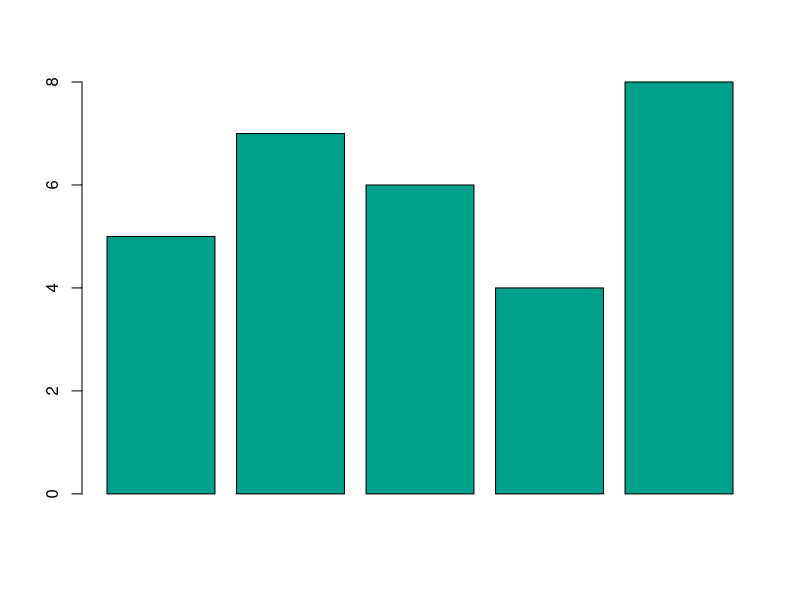

Here is the R script that generated this plot: (Note: this script raises an error after producing the figure.)
##############################################################################################
library(dplyr)
library(ggplot2)
library(ggpubr)

title_size = 15
pres_size = 13.5

lancet_red = "#AD002AFF"
lancet_dblue = "#00468BFF"
lancet_green = "#00A08A"
darjeeling_orange = "#F98400"
darjeeling_yellow = "#F2AD00"
darjeeling_green = "#00A08A"
darjeeling_blue = "#5BBCD6"
darjeeling_red = "#FF0000"
lancet_grey = "#ADB6B6FF"


temp <- c(5,7,6,4,8)
barplot(temp, col="#00A08A")
  
# PLOTS

# Stacked bar chart of breakdown of costs - Scenario 1

cbArt_costs <- costs_cbArt_list$Scenario1.cbArt.dr0.main %>% 
  select(year,mean) %>% 
  rename(`Community ART` = mean)

socArt_costs <- costs_socArt_list$Scenario1.socArt.dr0.main %>% 
  select(year, mean) %>% 
  rename(`Clinic ART` = mean)

hosp_costs <- costs_hosp_list$Scenario1.hosp.dr0.main %>% 
  select(year,mean) %>% 
  rename(Hospitalization=mean)

test_costs <- costs_test_list$Scenario1.test.dr0.main %>% 
  select(year,mean) %>% 
  rename(Testing=mean)

scen1_costs <- socArt_costs %>% 
  left_join(hosp_costs, by="year") %>% 
  reshape2::melt(id.var="year", measure.vars=c("Clinic ART", "Hospitalization"), value.name = "Cost") %>% 
  rename(Year=year,
         `Cost Category`=variable)

scen1_UI <- costs_total_list$Scenario1.total.dr0.main %>% 
  select(-c(mean, min, max)) %>% 
  reshape2::melt(id.vars = "year", measure.vars = c(2:26)) %>% 
  group_by(year) %>% 
  summarize(mean = mean(value),
            min = min(value),
            max = max(value))

p1 <- ggplot() + 
  geom_bar(data = scen1_costs, aes(fill=`Cost Category`, y=Cost/1e6, x=Year),
           position="stack", stat="identity") +
  geom_errorbar(data = scen1_UI, aes(x = year, ymin = min/1e6, ymax = max/1e6), width = 0.6) +
  scale_fill_manual(values = c(darjeeling_green,
                               lancet_dblue)) +
  ylab("Total cost (millions, 2020 USD)") + theme_bw() +
  theme(axis.title=element_text(size=pres_size),
        axis.text=element_text(size=pres_size),
        legend.title = element_blank(),
        legend.text = element_text(size = pres_size),
        title = element_text(size = title_size),
        legend.position = "bottom")  +
  ylim(0,650)  +
  ggtitle("A) Total Cost for Standard of Care Scenario")


# Stacked bar chart of breakdown of costs - Scenario 2

cbArt_costs <- costs_cbArt_list$Scenario2.cbArt.dr0.main %>% 
  select(year,mean) %>% 
  rename(`Community ART` = mean)

socArt_costs <- costs_socArt_list$Scenario2.socArt.dr0.main %>% 
  select(year, mean) %>% 
  rename(`Clinic ART` = mean)

hosp_costs <- costs_hosp_list$Scenario2.hosp.dr0.main %>% 
  select(year,mean) %>% 
  rename(Hospitalization=mean)

test_costs <- costs_test_list$Scenario2.test.dr0.main %>% 
  select(year,mean) %>% 
  rename(`Home Testing \n Campaign`=mean)

scen2_costs <- cbArt_costs %>% 
  left_join(socArt_costs, by = "year") %>% 
  left_join(hosp_costs, by="year") %>% 
  left_join(test_costs, by="year") %>% 
  reshape2::melt(id.var="year", measure.vars=c("Community ART","Clinic ART", "Hospitalization","Home Testing \n Campaign"), value.name = "Cost") %>% 
  rename(Year=year,
         `Cost Category` = variable)

scen2_UI <- costs_total_list$Scenario2.total.dr0.main %>% 
  select(-c(mean, min, max)) %>% 
  reshape2::melt(id.vars = "year", measure.vars = c(2:26)) %>% 
  group_by(year) %>% 
  summarize(mean = mean(value),
            min = min(value),
            max = max(value))

p3 <- ggplot() + 
  geom_bar(data = scen2_costs, aes(fill=`Cost Category`, y=Cost/1e6, x=Year),
           position="stack", stat="identity") +
  geom_errorbar(data = scen2_UI, aes(x = year, ymin = min/1e6, ymax = max/1e6), width = 0.6) +
  scale_fill_manual(values = c(darjeeling_yellow,
                               darjeeling_green,
                               lancet_dblue,
                               lancet_red)) +
  ylab("Total cost (millions, 2020 USD)") + theme_bw() +
  theme(axis.title=element_text(size=pres_size),
        axis.text=element_text(size=pres_size),
        legend.title = element_blank(),
        legend.text = element_text(size = pres_size),
        title = element_text(size = title_size),
        legend.position = "bottom")  +
  ylim(0,650) +
  ggtitle("B) Total Cost for Home Testing + Community ART Scenario")

  # Stacked bar chart of breakdown of costs - Scenario 2a
 
  socArt_costs <- costs_socArt_list$Scenario2a.socArt.dr0.main %>% 
    select(year, mean) %>% 
    rename(`Clinic ART` = mean)
  
  hosp_costs <- costs_hosp_list$Scenario2a.hosp.dr0.main %>% 
    select(year,mean) %>% 
    rename(Hospitalization=mean)
  
  test_costs <- costs_test_list$Scenario2a.test.dr0.main %>% 
    select(year,mean) %>% 
    rename(`Home Testing \n Campaign`=mean)
  
  scen2a_costs <- socArt_costs %>% 
    left_join(hosp_costs, by="year") %>% 
    left_join(test_costs, by="year") %>% 
    reshape2::melt(id.var="year", measure.vars=c("Clinic ART", "Hospitalization","Home Testing \n Campaign"), value.name = "Cost") %>% 
    rename(Year=year,
           `Cost Category`=variable)
  
  
  scen2a_UI <- costs_total_list$Scenario2a.total.dr0.main %>% 
    select(-c(mean, min, max)) %>% 
    reshape2::melt(id.vars = "year", measure.vars = c(2:26)) %>% 
    group_by(year) %>% 
    summarize(mean = mean(value),
              min = min(value),
              max = max(value))
  
  p2 <- ggplot() + 
    geom_bar(data = scen2a_costs, aes(fill=`Cost Category`, y=Cost/1e6, x=Year),
             position="stack", stat="identity") +
    geom_errorbar(data = scen2a_UI, aes(x = year, ymin = min/1e6, ymax = max/1e6), width = 0.6) +
    scale_fill_manual(values = c(darjeeling_green,
                                 lancet_dblue,
                                 lancet_red)) +
    ylab("Total cost (millions, 2020 USD)") + theme_bw() +
    theme(axis.title=element_text(size=pres_size),
          axis.text=element_text(size=pres_size),
          legend.title = element_blank(),
          legend.text = element_text(size = pres_size),
          title = element_text(size = title_size),
          legend.position = "bottom")  +
    ylim(0,650) +
    ggtitle("Total Cost for Home Testing + Clinic-Based Care Scenario")
  

#--------------------------------------------------------------------------------

# Total costs for scenario 1 versus 2

scen1_costs <- costs_total_list$Scenario1.total.dr0.main %>% 
  select(year,mean) %>% 
  rename(`Cost` =mean,
         `Year` = year) %>% 
  mutate(Scenario = "Standard of Care")

scen2_costs <- costs_total_list$Scenario2.total.dr0.main  %>% 
  select(year,mean) %>% 
  rename(`Cost` =mean,
         `Year` = year) %>% 
  mutate(Scenario = "Home Testing + \n Community ART")

total_costs <- scen1_costs %>% 
  rbind(scen2_costs) %>% 
  group_by(Year) %>% mutate(cost_diff = (Cost - lag(Cost, default = first(Cost)))/1e6 )

year_cost_saving = min(total_costs[total_costs$cost_diff<0 & !is.na(total_costs$cost_diff), "Year"])

# Create UIs

scen1_reshape <- costs_total_list$Scenario1.total.dr0.main %>% 
  select(-c(mean, min, max)) %>% 
  reshape2::melt(id.vars = "year", measure.vars = c(2:26)) %>% 
  rename(param_set = variable, cost_scen1 = value)

scen2_reshape <- costs_total_list$Scenario2.total.dr0.main %>% 
  select(-c(mean, min, max)) %>% 
  reshape2::melt(id.vars = "year", measure.vars = c(2:26)) %>% 
  rename(param_set = variable, cost_scen2 = value)

DIFF_UI <- scen1_reshape %>% 
  left_join(scen2_reshape, by = c("year", "param_set")) %>% 
  mutate(diff = cost_scen2 - cost_scen1) %>% 
  group_by(year) %>% 
  summarize(mean_diff = mean(diff),
            min_diff = min(diff),
            max_diff = max(diff))
  
rm(scen1_reshape, scen2_reshape)


p4 <- ggplot(total_costs, aes(y=Cost/1e6, x=Year, fill = Scenario)) + 
  geom_bar(position="dodge", stat="identity") +
  scale_fill_manual(values = c(darjeeling_orange, lancet_grey)) +
  annotate(geom="text", x=2049, y=465, label="First year of \n cost savings", color= lancet_red, fontface = "bold") +
  ylab("Total cost (millions, 2020 USD)") + theme_bw() +
  geom_vline(xintercept = year_cost_saving, linetype = "dashed", color = lancet_red, size = 1.2) +
  theme(axis.title=element_text(size=pres_size),
        axis.text=element_text(size=pres_size),
        legend.title = element_text(size = pres_size),
        legend.text = element_text(size = pres_size),
        title = element_text(size = title_size)) +
  ylim(0, 500) +
  ggtitle("Standard of Care Scenario versus \n Home Testing + Community ART Scenario")

p4 <- ggplot(total_costs, aes(y=Cost/1e6, x=Year, fill = Scenario)) + 
  geom_bar(position="dodge", stat="identity") +
  scale_fill_manual(values = c(darjeeling_orange, lancet_grey)) +
  annotate(geom="text", x=2049, y=465, label="First year of \n cost savings", color= lancet_red, fontface = "bold") +
  ylab("Total cost (millions, 2020 USD)") + theme_bw() +
  geom_vline(xintercept = year_cost_saving, linetype = "dashed", color = lancet_red, size = 1.2) +
  theme(axis.title=element_text(size=pres_size),
        axis.text=element_text(size=pres_size),
        legend.title = element_text(size = pres_size),
        legend.text = element_text(size = pres_size),
        title = element_text(size = title_size)) +
  ylim(0, 500) +
  ggtitle("Standard of Care Scenario versus \n Home Testing + Community ART Scenario")

p4_revised <- ggplot() + 
  geom_bar(data = total_costs, aes(y=cost_diff, x=Year), position="dodge", stat="identity", color = lancet_grey, fill = darjeeling_orange) +
  geom_errorbar(data = DIFF_UI, aes(x = year, ymin = min_diff/1e6, ymax = max_diff/1e6), width = 0.6) + 
  annotate(geom="text", x=2055.5, y=67, label="First year of projected \n cost savings = 2049", color= lancet_red, fontface = "bold", size = 4) +
  ylab("Incremental cost (millions, 2020 USD)") + theme_bw() +
  geom_hline(yintercept = 0) +
  geom_vline(xintercept = year_cost_saving + 0.5, linetype = "dashed", color = lancet_red, size = 1.2) +
  theme(axis.title=element_text(size=pres_size),
        axis.text=element_text(size=pres_size),
        legend.title = element_text(size = pres_size),
        legend.text = element_text(size = pres_size),
        title = element_text(size = title_size)) +
 # scale_y_continuous(limits = c(-5, 80), breaks = seq(-10, 80, 10)) +
  ggtitle("C) Cost Difference for Home Testing + Community ART \n compared with Standard of Care Scenario")


# fig2 <- ggarrange(p1, p2, p3, p4,  ncol = 1,
#                   label.x = 1, label.y = 1)
# 
# ggsave(plot = fig2, file = paste0(dir, "CEA/figures/Figure2.png"), device = "png",
#        width = 8, height = 12)
# 
# 
# fig2_v2 <- ggarrange(p1, p3,p4,  ncol = 1,
#                   label.x = 1, label.y = 1)
# 
# ggsave(plot = fig2_v2, file = paste0(dir, "CEA/figures/Figure2_v2.png"), device = "png",
#        width = 8, height = 12)

fig2_v3 <- ggarrange(p1, p3,p4_revised,  ncol = 1,
                     label.x = 1, label.y = 1)

ggsave(plot = fig2_v3, file = paste0(dir, "CEA/figures/Figure2.pdf"), device = "pdf",
       width = 8, height = 12)

ggsave(plot = fig2_v3, file = paste0(dir, "CEA/figures/Figure2.eps"), device = "eps",
       width = 8, height = 12)


#--------------------------------------------------------------------------------

# INCLUDING VMMC COSTS

#--------------------------------------------------------------------------------
# 
# 
# # Stacked bar chart of breakdown of costs - Scenario 1
# 
# cbArt_costs <- costs_cbArt_list$Scenario1.cbArt.dr0.vmmc %>%
#   select(year,mean) %>%
#   rename(`Community ART` = mean)
# 
# socArt_costs <- costs_socArt_list$Scenario1.socArt.dr0.vmmc %>%
#   select(year, mean) %>%
#   rename(`Clinic ART` = mean)
# 
# hosp_costs <- costs_hosp_list$Scenario1.hosp.dr0.vmmc %>%
#   select(year,mean) %>%
#   rename(Hospital=mean)
# 
# test_costs <- costs_test_list$Scenario1.test.dr0.vmmc %>%
#   select(year,mean) %>%
#   rename(Testing=mean)
# 
# vmmc_costs <- costs_vmmc_list$Scenario1.vmmc.dr0.vmmc %>%
#   select(year,mean) %>%
#   rename(VMMC=mean)
# 
# scen1_costs <- cbArt_costs %>%
#   left_join(socArt_costs, by = "year") %>%
#   left_join(hosp_costs, by="year") %>%
#   left_join(test_costs, by="year") %>%
#   left_join(vmmc_costs, by="year") %>%
#   reshape2::melt(id.var="year", measure.vars=c("Community ART","Clinic ART", "Hospital","Testing", "VMMC"), value.name = "Cost") %>%
#   rename(Year=year,
#          `Cost Category`=variable)
# 
# ggplot(scen1_costs, aes(fill=`Cost Category`, y=Cost/1e6, x=Year)) +
#   geom_bar(position="stack", stat="identity") +
#   scale_fill_manual(values = c("darkorange1","#42B540FF", "#00468BFF", "#AD002AFF", "cyan4")) +
#   ylab("Total cost (millions, 2020 USD)") + theme_bw() +
#   theme(axis.title=element_text(size=pres_size),
#         axis.text=element_text(size=pres_size),
#         legend.title = element_text(size = pres_size),
#         legend.text = element_text(size = pres_size),
#         title = element_text(size = title_size))  +
#   ylim(0,500)  +
#   ggtitle("Standard of Care \n Scenario")
# 
# # Stacked bar chart of breakdown of costs - Scenario 2
# 
# cbArt_costs <- costs_cbArt_list$Scenario2.cbArt.dr0.vmmc %>%
#   select(year,mean) %>%
#   rename(`Community ART` = mean)
# 
# socArt_costs <- costs_socArt_list$Scenario2.socArt.dr0.vmmc %>%
#   select(year, mean) %>%
#   rename(`Clinic ART` = mean)
# 
# hosp_costs <- costs_hosp_list$Scenario2.hosp.dr0.vmmc %>%
#   select(year,mean) %>%
#   rename(Hospital=mean)
# 
# test_costs <- costs_test_list$Scenario2.test.dr0.vmmc %>%
#   select(year,mean) %>%
#   rename(Testing=mean)
# 
# vmmc_costs <- costs_vmmc_list$Scenario2.vmmc.dr0.vmmc %>%
#   select(year,mean) %>%
#   rename(VMMC=mean)
# 
# scen2_costs <- cbArt_costs %>%
#   left_join(socArt_costs, by = "year") %>%
#   left_join(hosp_costs, by="year") %>%
#   left_join(test_costs, by="year") %>%
#   left_join(vmmc_costs, by="year") %>%
#   reshape2::melt(id.var="year", measure.vars=c("Community ART","Clinic ART", "Hospital","Testing", "VMMC"), value.name = "Cost") %>%
#   rename(Year=year,
#          `Cost Category`=variable)
# 
# ggplot(scen2_costs, aes(fill=`Cost Category`, y=Cost/1e6, x=Year)) +
#   geom_bar(position="stack", stat="identity") +
#  scale_fill_manual(values = c("darkorange1","#42B540FF", "#00468BFF", "#AD002AFF", "cyan4")) +
#   ylab("Total cost (millions, 2020 USD)") + theme_bw() +
#   theme(axis.title=element_text(size=pres_size),
#         axis.text=element_text(size=pres_size),
#         legend.title = element_text(size = pres_size),
#         legend.text = element_text(size = pres_size),
#         title = element_text(size = title_size))  +
#   ylim(0,500) +
#   ggtitle("HTC + Community ART \n Scenario")
# 
